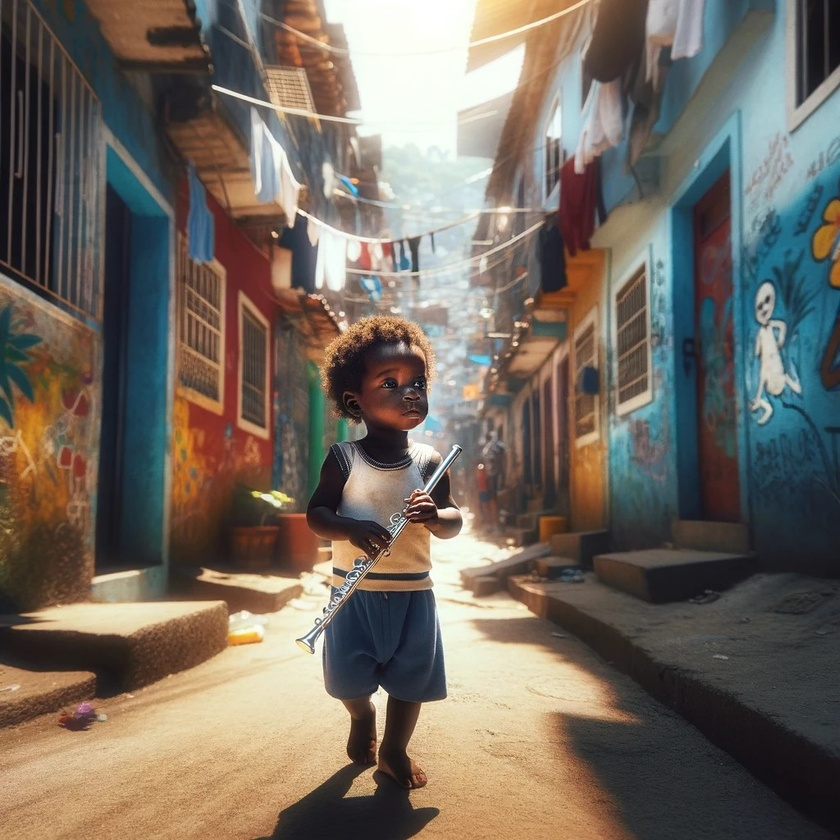
#> input picture Matrizes/assets/waldir azevedo criança com a flauta.jpg, 840 x 840 px, shrunk from 1024 x 1024 before the run, found by its file name
$ python transformando_imagem_colorida_em_preto_branco.py
#> lines starting #> are read from the running program, lines starting #| are printed output that depends on the picture
#importando bibliotecas de necessárias
import matplotlib.pyplot as plt
import numpy as np
from PIL import Image
#Lê uma Imagem e a converte em tons de cinza
img = Image.open('/workspaces/python-basico/Matrizes/assets/waldir azevedo criança com a flauta.jpg').convert('L')
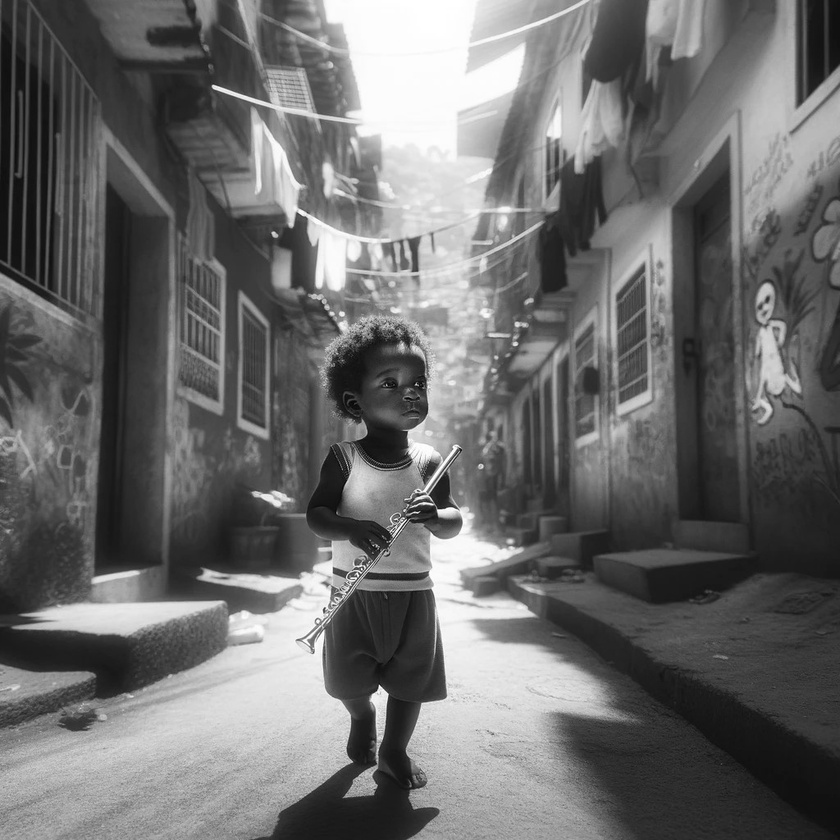
#> img: PIL image 840x840 L; min 2, max 255, mean 107.9
img.save('waldir azevedo criança com a flauta preto e branco.png') # salva imagem em tons de cinza
# transforma informações da imagem em uma matriz numériaca
img_arr = np.array(img)
# gera imagem em tons de cinza na memória
plt.imshow(img_arr, cmap='gray', vmin=0, vmax=255)
#mostra imagem na tela
plt.show
